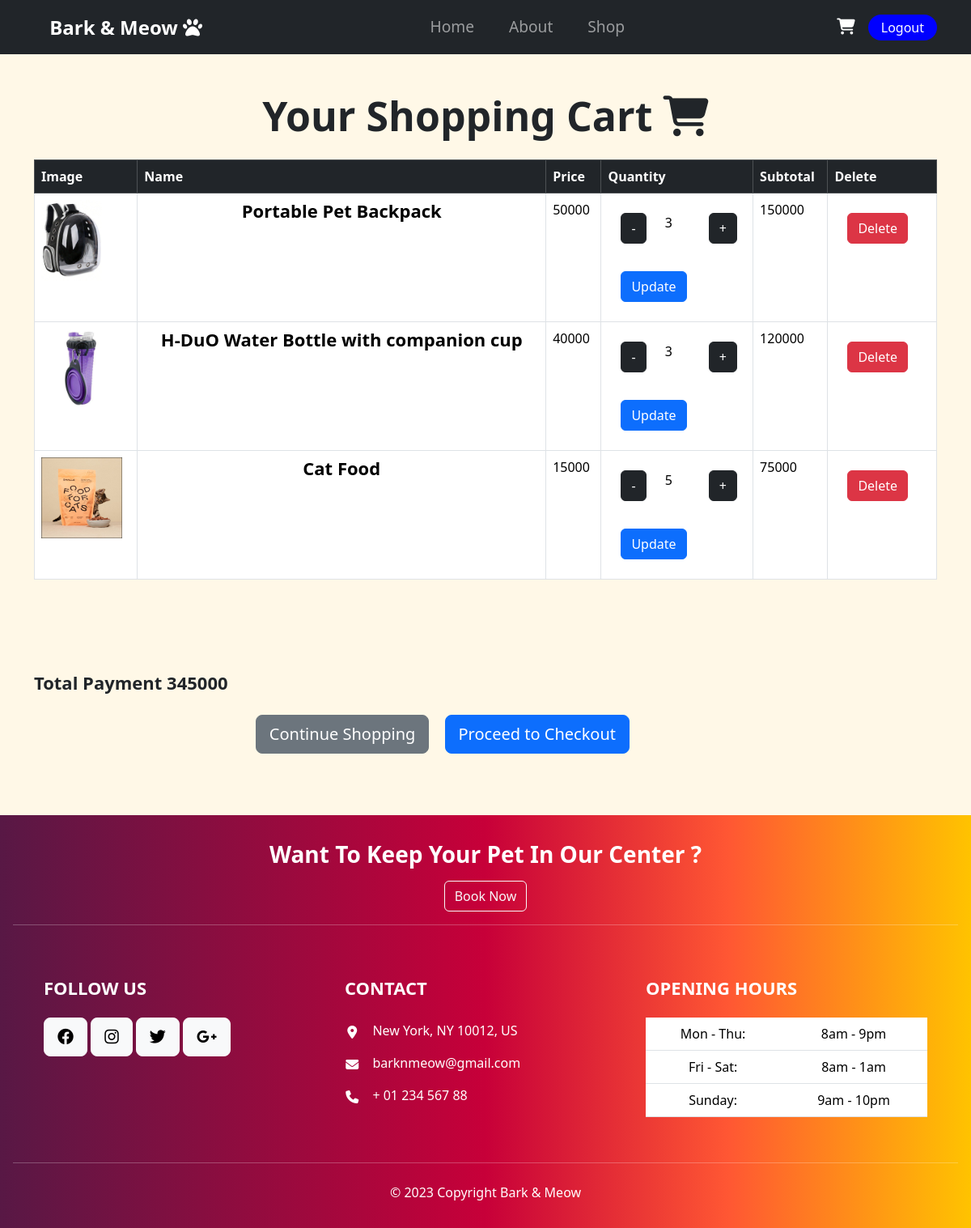
Page /cart.php?id_cust=1 on the committed database.
### tables this page shows
CREATE TABLE `cart` (
  `id` int(11) NOT NULL,
  `id_cust` int(11) NOT NULL,
  `product_id` int(11) NOT NULL,
  `qty` int(11) NOT NULL,
  `is_selected` tinyint(1) NOT NULL
);

CREATE TABLE `product` (
  `id` int(11) NOT NULL,
  `name` varchar(50) NOT NULL,
  `img` varchar(50) NOT NULL,
  `dsc` varchar(50) NOT NULL,
  `price` int(11) NOT NULL
);

### includes/connect.php (called while the page is built)
<?php
try{
    $connect = new PDO("mysql:host=localhost; dbname=project_tekweb", "root", "");
}catch(PDOException $e){
    die("Tidak berhasil terkoneksi ke database! <br> Error: ". $e);
}
include "shop.class.php";
$shop = new Shop($connect);
?>

### includes/shop.class.php (called while the page is built, shortened)
<?php
class Shop{
    private $db;
    public function setConnect($db){
        $this -> db = $db;
    }
    public function show_cart($id_cust){
        $show_cart = "SELECT cart.id as cart_id, cart.*, product.* FROM cart INNER JOIN product ON cart.product_id = product.id WHERE id_cust = ?";
        $show_cart = $this->db->prepare($show_cart);
        $show_cart->execute($id_cust);
        return $show_cart;
    }
    public function calculate_total($id_cust){
        $calc_total = "SELECT SUM(cart.qty * product.price) AS total_amount
                   FROM cart
                   INNER JOIN product ON cart.product_id = product.id
                   WHERE cart.id_cust = ?";
    $calc_total = $this->db->prepare($calc_total);
    $calc_total->execute($id_cust);
    $result = $calc_total->fetch(PDO::FETCH_ASSOC);
    return $result['total_amount'];
    }
}
?>

### cart.php (the view, shortened to what this page needs)
<?php
if (isset($_GET["id_cust"]) && !empty($_GET["id_cust"])) {
  $id_cust = $_GET["id_cust"];
} else {
  header("Location: login.php");
}
include 'includes/connect.php';
?>
<!DOCTYPE html>
<html lang="en">
    <head>
        <link rel="stylesheet" href="https://cdnjs.cloudflare.com/ajax/libs/font-awesome/6.4.0/css/all.min.css">
        <link rel="stylesheet" href="https://maxcdn.bootstrapcdn.com/font-awesome/4.7.0/css/font-awesome.min.css">
        <link rel="stylesheet" href="https://cdn.jsdelivr.net/npm/bootstrap@5.3.2/dist/css/bootstrap.min.css">
        <link rel="stylesheet" href="cart_style.css">
    </head>
    <body class="vh-100">
      <header>
        <nav class="navbar navbar-dark bg-dark navbar-expand-lg navbar-fixed-top">
            <div class="container">
              <a class="navbar-brand fs-4" href="home.php">Bark & Meow <i class="fa-solid fa-paw"></i></a>
              <div class="sidebar offcanvas offcanvas-start text-white bg-dark" tabindex="-1" id="offcanvasNavbar" aria-labelledby="offcanvasNavbarLabel">
                <div class="offcanvas-body d-flex flex-column flex-lg-row p-4 p-lg-0">
                  <ul class="navbar-nav justify-content-center align-items-center flex-grow-1 pe-3">
                    <li class="nav-item mx-2">
                      <a class="nav-link" aria-current="page" href="home.php">Home</a>
                    </li>
                    <li class="nav-item mx-2">
                      <a class="nav-link" href="aboutus.php">About</a>
                    </li>
                    <li class="nav-item mx-2">
                      <a class="nav-link" href="shop.php">Shop</a>
                    </li>
                  </ul>
                  <div class="d-flex flex-column flex-lg-row justify-content-center align-items-center gap-3">
                    <a href=""><i class="fa-solid fa-cart-shopping fs-5"></i></a>
                    <a href="login.php" class="signup text-decoration-none px-3 py-1 rounded-4">Logout</a>
                  </div>
                </div>
              </div>
            </div>
          </nav>
      </header>
      <div class="cart-section" style="margin-top: 3cm;">
        <center class="mb-4"><h1>Your Shopping Cart <i class="fa-solid fa-cart-shopping"></i></h1></center>
        <div class="container">
          <form action="" method="post">
            <div class="row">
              <div class="col-12">
                <div class="table-wrapper">
                  <table class="eg-table table table-bordered cart-table" style="margin-bottom: 3cm;">
                    <thead class="table-dark">
                        <tr>
                          <th>Image</th>
                          <th>Name</th>
                          <th>Price</th>
                          <th>Quantity</th>
                          <th>Subtotal</th>
                          <th>Delete</th>
                        </tr>
                    </thead>
                    <tbody>
<?php foreach ($shop->show_cart([$id_cust])->fetchAll(PDO::FETCH_ASSOC) as $data): ?>
  <tr>
    <td><img src="image/<?php echo $data["img"]; ?>" class="center"></td>
    <td><h5 style="text-align: center"><?php echo $data["name"]; ?></h5></td>
    <td><p><?php echo $data["price"]; ?></p></td>
    <td>
    <div class="row p-3">
            <div class="col-4">
                <button type="button" class="btn btn-dark btn-circle btn-xl btn-sub" id = "<?php echo $data["id"]; ?>">-</button>
            </div>
            <div class="col-4">
                <p class = "qty" id="qty-<?php echo $data["id"]; ?>"><?php echo $data["qty"]; ?></p>
            </div>
            <div class="col-4">
                <button type="button" class="btn btn-dark btn-circle btn-xl btn-add" id = "<?php echo $data["id"]; ?>">+</button>
            </div>
        </div>
        <button class="m-3 btn btn-primary btn-update" id = "<?php echo $data["id"]; ?>">Update</button></td>
    <td><?php echo $data["price"] * $data["qty"];?></td>
    <td><button class="m-3 btn btn-danger btn-del" id = "<?php echo $data["cart_id"]; ?>">Delete</button></td>
  </tr>
<?php endforeach; ?>
                    </tbody>
                  </table>
                </div>
              </div>
            </div>
            <div class="row g-4" style="margin-bottom: 2cm;">
              <div class="col-lg-8 table-responsive">
                <div class="coupon-area" style="margin-bottom: 1cm;">
                  <div class="cart-coupon-input">
                    <h5 class="coupon-title">Total Payment
                        <?php
                        $totalPayment = $shop->calculate_total([$id_cust]);
                        echo $totalPayment;
                        ?>
                    </h5>
                  </div>
                <div class="cart-btn-group">
                    <a href="shop.php" class="btn btn-secondary btn-lg" style="margin-right: 15px;">Continue Shopping</a>
                    <?php echo
                    "<a href='paypal_standard_checkout_php/payment.php?totalPayment=$totalPayment' class='btn btn-primary btn-lg'>Proceed to Checkout</a>"
                    ?>
                </div>
              </div>
            </div>
          </form>
        </div>
      </div>
    <footer class="footer-bs text-center bg-body-tertiary text-lg-start">
        <div class="container-fluid p-3">
          <div class="mt-3">
            <h3 class="text-center fw-bold">Want To Keep Your Pet In Our Center ?</h3>
            <center><a href="" class="btn btn-outline-light" style="margin-top: 0.2cm;">Book Now</a></center>
            <hr>
          </div>
        <div class="container p-4">
          <div class="row mt-4">
            <div class="col-lg-4 col-md-6 mb-4 mb-md-0">
              <h5 class="text-uppercase fw-bold mb-4">Follow Us</h5>
              <div class="mt-4 mb-5">
                <a class="btn btn-floating btn-light btn-lg"><i class="fab fa-facebook-f"></i></a>
                <a class="btn btn-floating btn-light btn-lg"><i class="fab fa-instagram"></i></a>
                <a class="btn btn-floating btn-light btn-lg"><i class="fab fa-twitter"></i></a>
                <a class="btn btn-floating btn-light btn-lg"><i class="fab fa-google-plus-g"></i></a>
              </div>
            </div>
            <div class="col-lg-4 col-md-6 mb-5 mb-md-0">
              <h5 class="text-uppercase mb-4 fw-bold pb-1">Contact</h5>
              <ul class="fa-ul" style="margin-left: 1.65em;">
                <li class="mb-3">
                  <span class="fa-li"><i class="fas fa-solid fa-location-dot"></i></span><span class="ms-2">New York, NY 10012, US</span>
                </li>
                <li class="mb-3">
                  <span class="fa-li"><i class="fas fa-envelope"></i></span><span class="ms-2">barknmeow@gmail.com</span>
                </li>
                <li class="mb-3">
                  <span class="fa-li"><i class="fas fa-phone"></i></span><span class="ms-2">+ 01 234 567 88</span>
                </li>
              </ul>
            </div>
            <div class="col-lg-4 col-md-6 mb-4 mb-md-0 table-responsive">
              <h5 class="text-uppercase fw-bold mb-4">Opening hours</h5>
              <table class="table text-center">
                <tbody class="font-weight-normal">
                  <tr>
                    <td>Mon - Thu:</td>
                    <td>8am - 9pm</td>
                  </tr>
                  <tr>
                    <td>Fri - Sat:</td>
                    <td>8am - 1am</td>
                  </tr>
                  <tr>
                    <td>Sunday:</td>
                    <td>9am - 10pm</td>
                  </tr>
                </tbody>
              </table>
            </div>
          </div>
        </div>
        <hr>
        <div class="row">
          <div class="col-md-12 text-center pt-2">
            <p>&copy; 2023 Copyright <a href="" class="text-white text-decoration-none"> Bark & Meow</a></p>
          </div>
        </div>
        </div>
      </footer>
    </body>
</html>

### cart_style.css (style rules this page uses)
table { width: 100%; }
th, td { padding: 10px; }
body { background-color: #FFF8E7; }
footer { background: linear-gradient(to right, #581845, #900C3F, #C70039, #FF5733, #FFC300); bottom: 0; left: 0; width: 100%; color: white; }
h1 { font-size: 50px; font-weight: 900; }
h5 { font-weight: bold; font-size: 22px; }
.cart-btn-group { margin-top: 0.5cm; float: inline-end; }
nav > div a { color: white; }
nav > div .signup { background-color: blue; color: #fff; }
.navbar .navbar-nav .nav-link { padding: 0.6em; font-size: 1.2em; }
.navbar .navbar-brand { padding: 0 0.6em; font-size: 1.5em; font-weight: bold; }
@media only screen and (min-width: 992px) { .navbar { padding: 0; } }
@media only screen and (min-width: 992px) { .navbar .navbar-nav .nav-link { padding: 1em 0.7em; } }
@media only screen and (min-width: 992px) { .navbar .navbar-brand { padding: 0 0.8em; } }
header { position: fixed; top: 0; width: 100%; z-index: 9999; }
img { height: 100px; }

### rows in the picture
cart: product.img (picture), product.name "Portable Pet Backpack", product.price "50000", qty "3", $data["price"] * $data["qty"] "150000"
cart: product.img (picture), product.name "H-DuO Water Bottle with companion cup", product.price "40000", qty "3", $data["price"] * $data["qty"] "120000"
cart: product.img (picture), product.name "Cat Food", product.price "15000", qty "5", $data["price"] * $data["qty"] "75000"

### other values in the picture
$totalPayment "345000"
